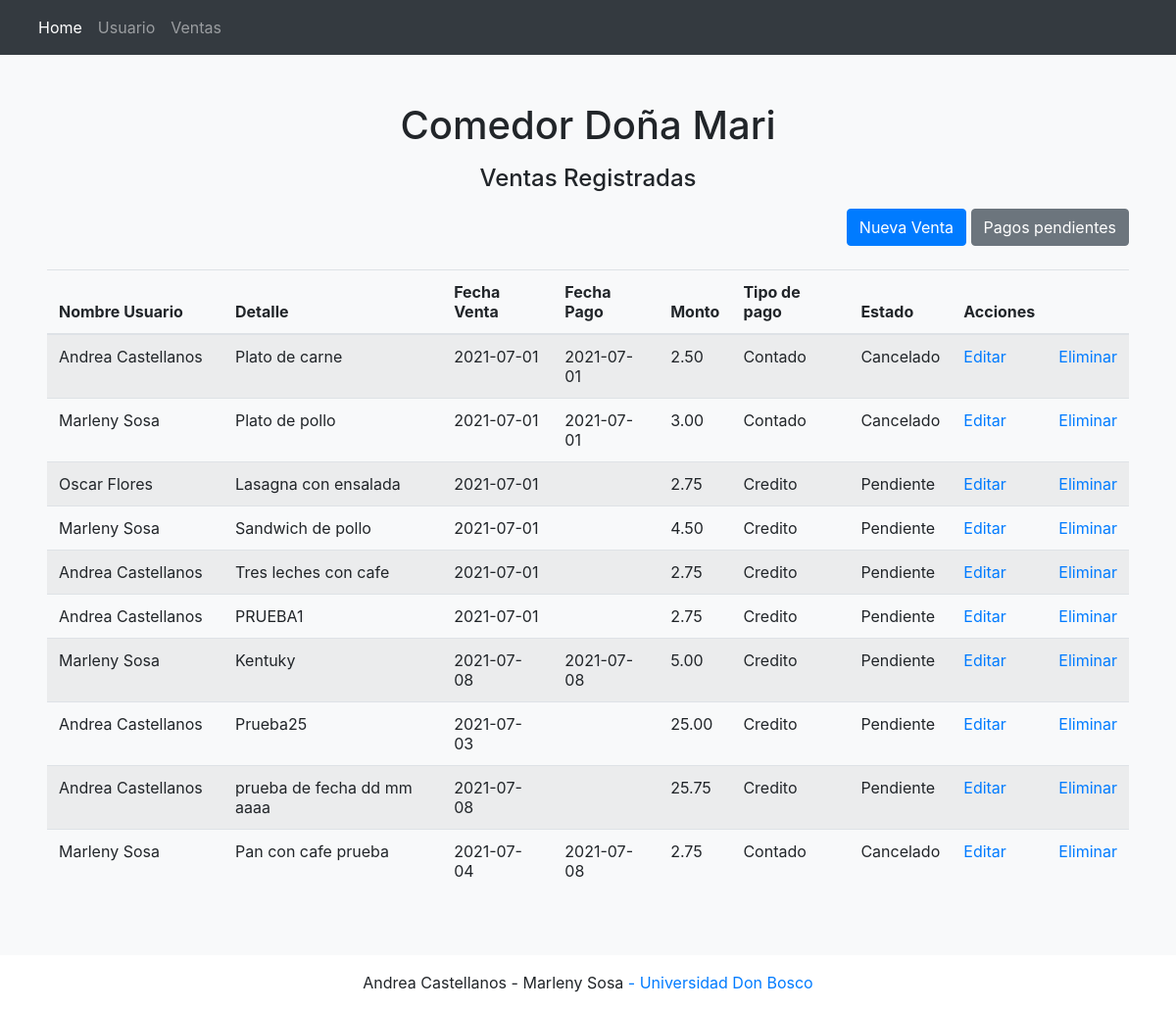
The app's page /?c=Ventas with its own data.
### tables this page shows
CREATE TABLE `ventas` (
  `idVenta` int NOT NULL,
  `idUsuario` int NOT NULL,
  `detalle` varchar(50) NOT NULL,
  `fechaVenta` varchar(25) NOT NULL,
  `fechaPago` varchar(25) DEFAULT NULL,
  `monto` decimal(15,2) NOT NULL,
  `tipoPago` varchar(25) NOT NULL,
  `estado` varchar(25) NOT NULL
);

CREATE TABLE `usuario` (
  `idUsuario` int NOT NULL,
  `nombre` varchar(100) NOT NULL,
  `telefono` varchar(8) NOT NULL,
  `direccion` varchar(50) NOT NULL
);

### controller/ventas.controller.php (called while the page is built, shortened)
<?php
require_once 'model/model.ventas.php';
class VentasController{
    public function __CONSTRUCT(){
        $this->model = new Ventas();
    }
    public function Index(){
        require_once 'view/header.php';
        require_once 'view/ventas/ventas.php';
        require_once 'view/footer.php';
    }
}

### model/database.php (called while the page is built)
<?php
class Database
{
    public static function StartUp()
    {
        $pdo = new PDO('mysql:host=localhost;dbname=comedor;charset=utf8','root','castellanos');
        $pdo->setAttribute(PDO::ATTR_ERRMODE, PDO::ERRMODE_EXCEPTION);
        return $pdo;
    }
}

### model/model.ventas.php (called while the page is built, shortened)
<?php
class Ventas
{
	private $pdo;
	public function __CONSTRUCT()
	{
		try
		{
			$this->pdo = Database::StartUp();
		}
		catch(Exception $e)
		{
			die($e->getMessage());
		}
	}
	public function Listar()
	{
		try
		{
			$stm = $this->pdo->prepare("SELECT usuario.nombre,idVenta,detalle,fechaVenta,fechaPago,monto,tipoPago,estado FROM ventas,usuario WHERE usuario.idUsuario=ventas.idUsuario");
			$stm->execute();
			return $stm->fetchAll(PDO::FETCH_OBJ);
		}
		catch(Exception $e)
		{
			die($e->getMessage());
		}
	}
}

### view/ventas/ventas.php (the view)
<div class="p-5 text-center bg-light">
<h1 class="mb-3">Comedor Doña Mari</h1>
    <h4 class="mb-3">Ventas Registradas</h4>
<div class="well well-sm text-right">
    <a class="btn btn-primary" href="?c=Ventas&a=Crud">Nueva Venta</a>
    <a class="btn btn-secondary" href="?c=Ventas&a=VentasP">Pagos pendientes</a>
</div>
<br>
<table class="table table-striped">
    <thead>
        <tr>
            <th style="width:180px;">Nombre Usuario</th>
            <th>Detalle</th>
            <th>Fecha Venta</th>
            <th>Fecha Pago</th>
            <th>Monto</th>
            <th>Tipo de pago</th>
            <th>Estado</th>
            <th style="width:60px;">Acciones</th>
            <th style="width:60px;"></th>
        </tr>
    </thead>
    <tbody>
    <?php foreach($this->model->Listar() as $r): ?>
        <tr>
            <td><?php echo $r->nombre; ?></td>
            <td><?php echo $r->detalle; ?></td>
            <td><?php echo $r->fechaVenta; ?></td>
            <td><?php echo $r->fechaPago; ?></td>
            <td><?php echo $r->monto; ?></td>
            <td><?php echo $r->tipoPago; ?></td>
            <td><?php echo $r->estado; ?></td>
            <td>
                <a href="?c=Ventas&a=Crud&idVenta=<?php echo $r->idVenta; ?>">Editar</a>
            </td>
            <td>
                <a onclick="javascript:return confirm('¿Seguro de eliminar este registro?');" href="?c=Ventas&a=Eliminar&idVenta=<?php echo $r->idVenta; ?>">Eliminar</a>
            </td>
        </tr>
    <?php endforeach; ?>
    </tbody>
</table>
</div>

### index.php (shortened to what this page needs)
<?php
require_once 'model/database.php';
$controller = 'home';
if(!isset($_REQUEST['c']))
{
    require_once "controller/$controller.controller.php";
    $controller = ucwords($controller).'Controller';
    $controller = new $controller;
    $controller->Index();
}
else
{
    $accion =      isset($_REQUEST['a']) ? $_REQUEST['a'] : 'Index';
    $controller = new $controller;
    call_user_func( array( $controller, $accion ) );
}

### view/header.php (shortened to what this page needs)
<header>
  <link rel="stylesheet" href="https://maxcdn.bootstrapcdn.com/bootstrap/4.0.0/css/bootstrap.min.css">
  <nav class="navbar navbar-dark navbar-expand-lg navbar-light bg-dark">
    <div class="container-fluid">
      <div class="collapse navbar-collapse" id="navbarExample01">
        <ul class="navbar-nav me-auto mb-2 mb-lg-0">
          <li class="nav-item active">
            <a class="nav-link" aria-current="page" href="?c=Home">Home</a>
          </li>
          <li class="nav-item">
            <a class="nav-link" href="?c=Usuario">Usuario</a>
          </li>
          <li class="nav-item">
            <a class="nav-link" href="?c=Ventas">Ventas</a>
          </li>
        </ul>
      </div>
    </div>
  </nav>
</header>

### view/footer.php (shortened to what this page needs)
<!doctype html>
<link rel="stylesheet" href="https://maxcdn.bootstrapcdn.com/bootstrap/4.0.0/css/bootstrap.min.css">
<footer class="page-footer font-small blue">
  <div class="footer-copyright text-center py-3">
    <a>Andrea Castellanos - Marleny Sosa</a>
    <a href="http://www.udb.edu.sv/udb/">- Universidad Don Bosco</a>
  </div>
</footer>
<html></html>

### records on screen
ventas: idUsuario.nombre "Andrea Castellanos", detalle "Plato de carne", fechaVenta "2021-07-01", fechaPago "2021-07-01", monto "2.50", tipoPago "Contado", estado "Cancelado"
ventas: idUsuario.nombre "Marleny Sosa", detalle "Plato de pollo", fechaVenta "2021-07-01", fechaPago "2021-07-01", monto "3.00", tipoPago "Contado", estado "Cancelado"
ventas: idUsuario.nombre "Oscar Flores", detalle "Lasagna con ensalada", fechaVenta "2021-07-01", monto "2.75", tipoPago "Credito", estado "Pendiente"
ventas: idUsuario.nombre "Marleny Sosa", detalle "Sandwich de pollo", fechaVenta "2021-07-01", monto "4.50", tipoPago "Credito", estado "Pendiente"
ventas: idUsuario.nombre "Andrea Castellanos", detalle "Tres leches con cafe", fechaVenta "2021-07-01", monto "2.75", tipoPago "Credito", estado "Pendiente"
ventas: idUsuario.nombre "Andrea Castellanos", detalle "PRUEBA1", fechaVenta "2021-07-01", monto "2.75", tipoPago "Credito", estado "Pendiente"
ventas: idUsuario.nombre "Marleny Sosa", detalle "Kentuky", fechaVenta "2021-07-08", fechaPago "2021-07-08", monto "5.00", tipoPago "Credito", estado "Pendiente"
ventas: idUsuario.nombre "Andrea Castellanos", detalle "Prueba25", fechaVenta "2021-07-03", monto "25.00", tipoPago "Credito", estado "Pendiente"
ventas: idUsuario.nombre "Andrea Castellanos", detalle "prueba de fecha dd mm aaaa", fechaVenta "2021-07-08", monto "25.75", tipoPago "Credito", estado "Pendiente"
ventas: idUsuario.nombre "Marleny Sosa", detalle "Pan con cafe prueba", fechaVenta "2021-07-04", fechaPago "2021-07-08", monto "2.75", tipoPago "Contado", estado "Cancelado"
